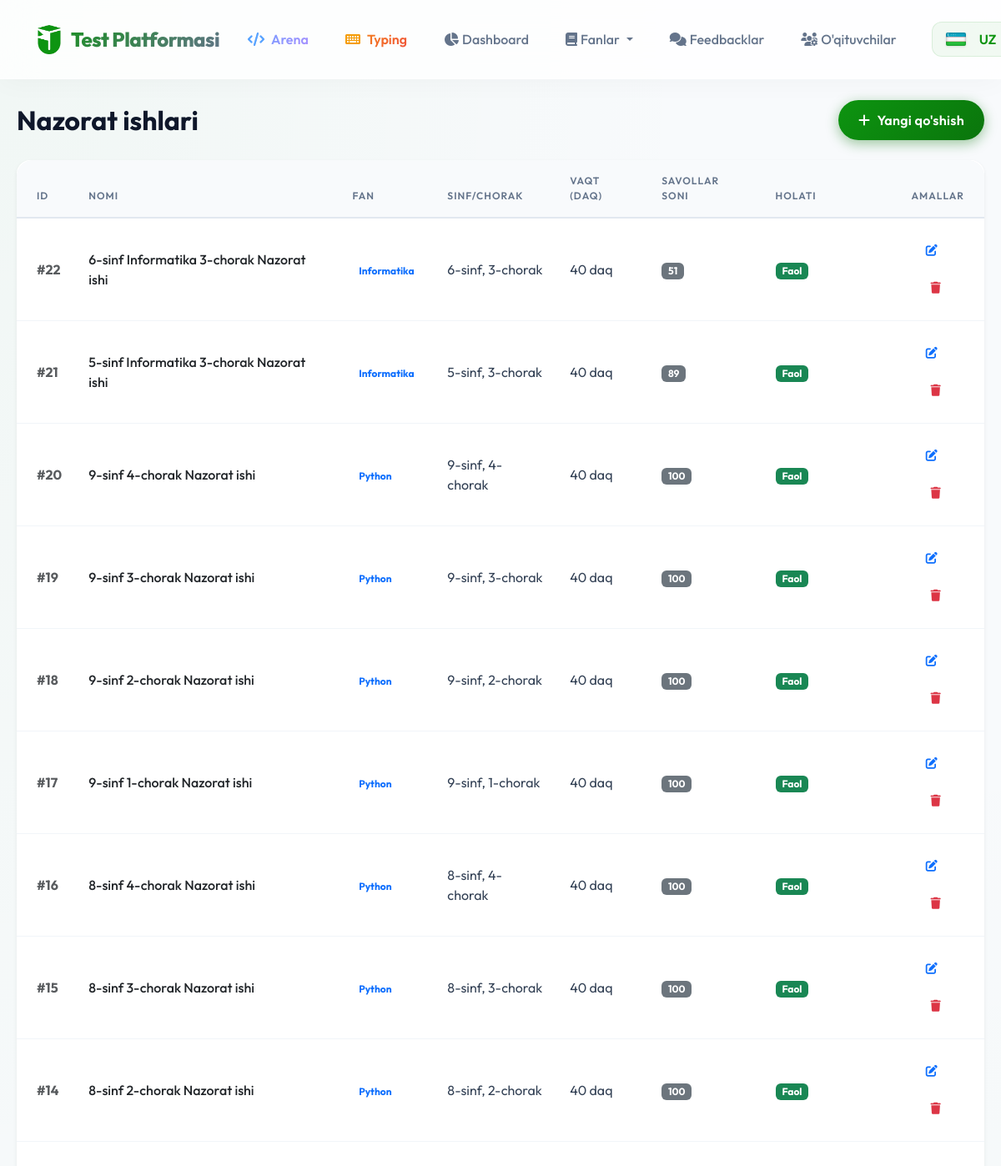
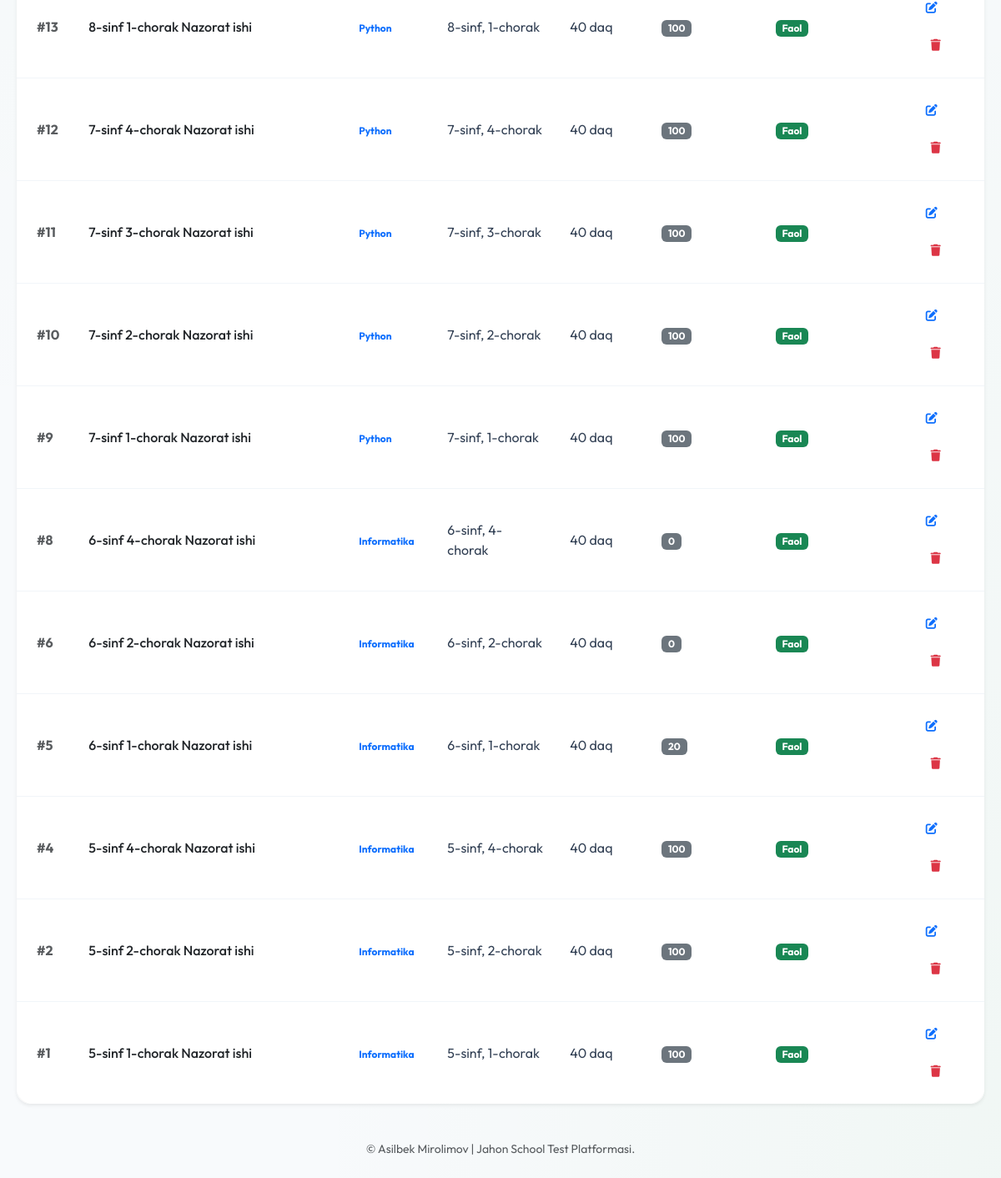
/admin/control_works (signed in), run on the app's committed database (2 pictures, top to bottom).
### models.py (models this page shows)
class ControlWork(db.Model):
    id = db.Column(db.Integer, primary_key=True)
    title = db.Column(db.String(100), nullable=False)
    subject_id = db.Column(db.Integer, db.ForeignKey('subject.id'), nullable=False)
    grade = db.Column(db.Integer, nullable=False)
    quarter = db.Column(db.Integer, nullable=False)
    time_limit = db.Column(db.Integer, default=40)  # minutes
    is_active = db.Column(db.Boolean, default=True)
    created_at = db.Column(db.DateTime, default=tashkent_now)
    subject = db.relationship('Subject', backref='control_works')
    questions = db.relationship(
        'Question',
        secondary=control_work_questions,
        lazy='subquery',
        backref=db.backref('control_works', lazy=True)
    )

class Subject(db.Model):
    id = db.Column(db.Integer, primary_key=True)
    name = db.Column(db.String(50), nullable=False)
    name_ru = db.Column(db.String(50))
    name_en = db.Column(db.String(50))
    grades = db.Column(db.String(20), nullable=False)  # e.g. "5,6" or "7,8,9"
    is_protected = db.Column(db.Boolean, default=False)  # Anti-cheat protection
    question_count = db.Column(db.Integer, default=20)
    time_limit = db.Column(db.Integer, default=30)
    show_results = db.Column(db.Boolean, default=True)
    is_visible = db.Column(db.Boolean, default=True)

### routes/admin.py (the view)
@admin_bp.route('/control_works')
def control_works():
    cws = ControlWork.query.order_by(ControlWork.created_at.desc()).all()
    return render_template('admin_control_works.html', control_works=cws)

### routes/admin.py (called while the page is built)
@admin_bp.before_request
def require_login():
    if request.endpoint == 'admin.login':
        return
    if 'admin_id' not in session:
        return redirect(url_for('admin.login'))

### templates/admin_control_works.html (shortened to what this page needs)
{% extends "base.html" %}
{% block content %}
<div class="d-flex justify-content-between align-items-center mb-4">
    <h2 class="fw-bold mb-0">{{ _('Nazorat ishlari') }}</h2>
    <a href="{{ url_for('admin.control_work_add') }}" class="btn btn-primary rounded-pill px-4">
        <i class="fas fa-plus me-2"></i>{{ _('Yangi qo\'shish') }}
    </a>
</div>
<div class="card shadow-sm border-0 rounded-4">
    <div class="card-body p-0">
        <div class="table-responsive">
            <table class="table table-hover align-middle mb-0">
                <thead class="bg-light text-muted">
                    <tr>
                        <th class="ps-4">ID</th>
                        <th>{{ _('Nomi') }}</th>
                        <th>{{ _('Fan') }}</th>
                        <th>{{ _('Sinf/Chorak') }}</th>
                        <th>{{ _('Vaqt (daq)') }}</th>
                        <th>{{ _('Savollar soni') }}</th>
                        <th>{{ _('Holati') }}</th>
                        <th class="text-end pe-4">{{ _('Amallar') }}</th>
                    </tr>
                </thead>
                <tbody>
                    {% for cw in control_works %}
                    <tr>
                        <td class="ps-4 fw-bold text-muted">#{{ cw.id }}</td>
                        <td class="fw-medium text-dark">{{ cw.title }}</td>
                        <td><span class="badge bg-soft-primary text-primary">{{ cw.subject.name }}</span></td>
                        <td>{{ cw.grade }}-{{ _('sinf') }}, {{ cw.quarter }}-{{ _('chorak') }}</td>
                        <td>{{ cw.time_limit }} {{ _('daq') }}</td>
                        <td><span class="badge bg-secondary">{{ cw.questions|length }}</span></td>
                        <td>
                            {% if cw.is_active %}
                            <span class="badge bg-success">{{ _('Faol') }}</span>
                            {% else %}
                            <span class="badge bg-danger">{{ _('Nofaol') }}</span>
                            {% endif %}
                        </td>
                        <td class="text-end pe-4">
                            <a href="{{ url_for('admin.control_work_edit', id=cw.id) }}"
                                class="btn btn-sm btn-outline-primary rounded-circle me-1"
                                title="{{ _('Tahrirlash') }}">
                                <i class="fas fa-edit"></i>
                            </a>
                            {% if session.admin_role == 'admin' %}
                            <button type="button" class="btn btn-sm btn-outline-danger rounded-circle"
                                onclick="deleteControlWork({{ cw.id }}, this, {{ cw.title|tojson }})"
                                title="{{ _('O\'chirish') }}">
                                <i class="fas fa-trash"></i>
                            </button>
                            {% endif %}
                        </td>
                    </tr>
                    {% endfor %}
                </tbody>
            </table>
        </div>
    </div>
</div>
{% endblock %}

### templates/base.html (style rules this page uses)
:root { --primary: #0d9410; --primary-dark: #0a750c; --secondary: #64748b; --success: #10b981; --danger: #ef4444; --warning: #f59e0b; --dark: #0f172a; --light: #f8fafc; --glass: rgba(255, 255, 255, 0.9); --glass-border: rgba(255, 255, 255, 0.2); --shadow: 0 10px 40px -10px rgba(0, 0, 0, 0.1); }
body { font-family: 'Outfit', sans-serif; background: #f8fafc; background-image: radial-gradient(at 0% 0%, rgba(13, 148, 16, 0.03) 0px, transparent 50%), radial-gradient(at 100% 100%, rgba(13, 148, 16, 0.03) 0px, transparent 50%); background-attachment: fixed; min-height: 100vh; color: var(--dark); }
.card { background: var(--glass); backdrop-filter: blur(12px); -webkit-backdrop-filter: blur(12px); border: 1px solid rgba(255, 255, 255, 0.5); border-radius: 24px; box-shadow: var(--shadow); transition: transform 0.3s cubic-bezier(0.4, 0, 0.2, 1), box-shadow 0.3s ease; overflow: hidden; }
.btn { border-radius: 14px; padding: 12px 28px; font-weight: 600; letter-spacing: 0.3px; transition: all 0.3s cubic-bezier(0.4, 0, 0.2, 1); border: none; position: relative; overflow: hidden; }
.btn-primary { background: linear-gradient(135deg, var(--primary), var(--primary-dark)); box-shadow: 0 4px 15px rgba(10, 117, 12, 0.4); }
.table-responsive { border-radius: 20px; box-shadow: 0 4px 6px -1px rgba(0, 0, 0, 0.05); }
.table { background: white; margin-bottom: 0; }
.table thead th { background: #f8fafc; color: #64748b; font-weight: 600; text-transform: uppercase; font-size: 0.75rem; letter-spacing: 1px; padding: 16px; border-bottom: 2px solid #e2e8f0; }
.table tbody td { padding: 16px; vertical-align: middle; border-bottom: 1px solid #f1f5f9; color: #334155; }
.table tbody tr:last-child td { border-bottom: none; }

### data on the page
ControlWork: id "22", title "6-sinf Informatika 3-chorak Nazorat ishi", subject.name "Informatika", grade "6", quarter "3", time_limit "40", questions|length "51"
ControlWork: id "21", title "5-sinf Informatika 3-chorak Nazorat ishi", subject.name "Informatika", grade "5", quarter "3", time_limit "40", questions|length "89"
ControlWork: id "20", title "9-sinf 4-chorak Nazorat ishi", subject.name "Python", grade "9", quarter "4", time_limit "40", questions|length "100"
ControlWork: id "19", title "9-sinf 3-chorak Nazorat ishi", subject.name "Python", grade "9", quarter "3", time_limit "40", questions|length "100"
ControlWork: id "18", title "9-sinf 2-chorak Nazorat ishi", subject.name "Python", grade "9", quarter "2", time_limit "40", questions|length "100"
ControlWork: id "17", title "9-sinf 1-chorak Nazorat ishi", subject.name "Python", grade "9", quarter "1", time_limit "40", questions|length "100"
ControlWork: id "16", title "8-sinf 4-chorak Nazorat ishi", subject.name "Python", grade "8", quarter "4", time_limit "40", questions|length "100"
ControlWork: id "15", title "8-sinf 3-chorak Nazorat ishi", subject.name "Python", grade "8", quarter "3", time_limit "40", questions|length "100"
ControlWork: id "14", title "8-sinf 2-chorak Nazorat ishi", subject.name "Python", grade "8", quarter "2", time_limit "40", questions|length "100"
ControlWork: id "13", title "8-sinf 1-chorak Nazorat ishi", subject.name "Python", grade "8", quarter "1", time_limit "40", questions|length "100"
ControlWork: id "12", title "7-sinf 4-chorak Nazorat ishi", subject.name "Python", grade "7", quarter "4", time_limit "40", questions|length "100"
ControlWork: id "11", title "7-sinf 3-chorak Nazorat ishi", subject.name "Python", grade "7", quarter "3", time_limit "40", questions|length "100"
ControlWork: id "10", title "7-sinf 2-chorak Nazorat ishi", subject.name "Python", grade "7", quarter "2", time_limit "40", questions|length "100"
ControlWork: id "9", title "7-sinf 1-chorak Nazorat ishi", subject.name "Python", grade "7", quarter "1", time_limit "40", questions|length "100"
ControlWork: id "8", title "6-sinf 4-chorak Nazorat ishi", subject.name "Informatika", grade "6", quarter "4", time_limit "40", questions|length "0"
ControlWork: id "6", title "6-sinf 2-chorak Nazorat ishi", subject.name "Informatika", grade "6", quarter "2", time_limit "40", questions|length "0"
ControlWork: id "5", title "6-sinf 1-chorak Nazorat ishi", subject.name "Informatika", grade "6", quarter "1", time_limit "40", questions|length "20"
ControlWork: id "4", title "5-sinf 4-chorak Nazorat ishi", subject.name "Informatika", grade "5", quarter "4", time_limit "40", questions|length "100"
ControlWork: id "2", title "5-sinf 2-chorak Nazorat ishi", subject.name "Informatika", grade "5", quarter "2", time_limit "40", questions|length "100"
ControlWork: id "1", title "5-sinf 1-chorak Nazorat ishi", subject.name "Informatika", grade "5", quarter "1", time_limit "40", questions|length "100"

### other printed values
{{ site_name }} "Jahon School Test Platformasi"
